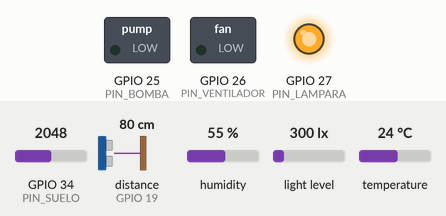
The program below on a simulated ESP32. Shown: switched loads named in the program (green lamp = pin HIGH), output pins drawn as LEDs (lit = HIGH). Wiring (inferred from the names in the program): ultrasonic range finder: trigger GPIO 18; echo GPIO 19. Inputs (shaded band) come from the test bench; at power-on: light level 300 lx, temperature 24 °C, GPIO 34 (PIN_SUELO) = 2048, distance to the obstacle (sensor on GPIO 19) 80 cm, humidity 55 %. The echo pulse lasts 58.3 µs per cm; pins used as bus, display or sensor lines are not drawn.

Above: at 1.2 s.
1.3 s: light level set to 1000 lx
At 3.0 s:
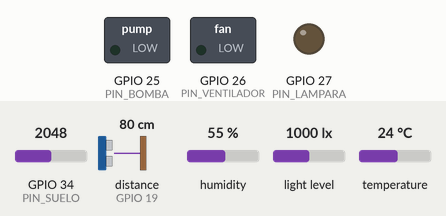
3.5 s: temperature set to 29 °C
5.2 s: temperature set to 32 °C
At 7.1 s:
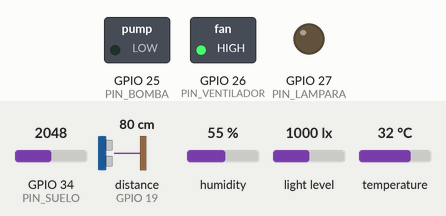
7.6 s: light level set to 592 lx
9.3 s: light level set to 579 lx
At 15.0 s:
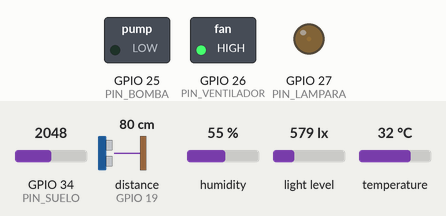
15.3 s: light level set to 40 lx
At 17.7 s:
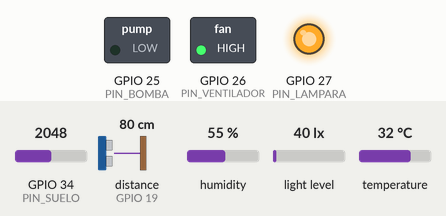
Timing chart, 0 to 18.7 s (numbered marks = the images above; inputs shaded):
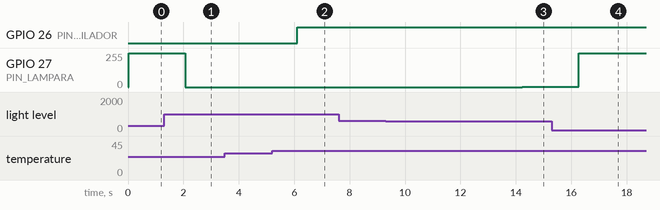

The program:

main.cpp
```cpp
/* Proyecto : Ali Uta
La finalidad del proyecto es utilizar el ESP32 para controlar un sistema de riego y ventilación automatizado
En el cual se va a dividir en lo siguiente :
ESP32_#1 : Nodo de Campo
En el modo de campo se van a leer los sensores de temperatura, humedad del aire, humedad del suelo, nivel de luz y nivel del tanque de agua
y se va a controlar la bomba de agua, el ventilador y la lámpara de crecimiento utilizando un PID para la iluminación.
ESP32_#2 (GATEWAY)
En el modo GATEWAY se va a recibir la información del nodo de campo utilizando ESP-NOW y de ahi se conectara por medio de UART a una pc, en el que se va a mostrar en una interfaz diseñada en JAVA (Netbeans), además se va a enviar comandos de control al nodo de campo para cambiar entre modo automático y manual, controlar la bomba, el ventilador y la lámpara.
Autores : Ronal, Caleb , Ronny, Kevin, Aldair
Curso :Programación Avanzada (7° Ciclo-UNMSM-FIEE)
 */
// ESP32_#1 (Nodo de Campo): Codigo para controlar el sistema de riego y ventilación automatizado, en el que se leen los sensores de temperatura, humedad del aire, humedad del suelo, nivel de luz y nivel del tanque de agua, y se controla la bomba de agua, el ventilador y la lámpara de crecimiento utilizando un PID para la iluminación. Además, se envían los datos al gateway utilizando ESP-NOW y se reciben comandos de control desde el gateway para cambiar entre modo automático y manual, y controlar los actuadores.
// Definción de librerias a utilizar
#include <Arduino.h>
#include <WiFi.h>
#include <esp_now.h>
#include <Wire.h>
#include <BH1750.h>
#include <DHT.h>

#define DHTPIN          4
#define DHTTYPE         DHT11
#define PIN_SUELO       34
#define PIN_TRIG        18
#define PIN_ECHO        19
#define PIN_BOMBA       25
#define PIN_VENTILADOR  26
#define PIN_LAMPARA     27

DHT dht(DHTPIN, DHTTYPE);
BH1750 lightMeter;

uint8_t gatewayMAC[] = {0x00, 0x4B, 0x12, 0x9A, 0x14, 0x8C};

float SP_HUMEDAD_SUELO = 55.0, SP_TEMPERATURA = 28.0, SP_LUX = 600.0;
float Kp = 2, Ki = 0.05, Kd = 0.01, errorLux = 0, errorAnterior = 0, integral = 0;
int pwmLux = 0;

volatile bool modoAutomatico = true;
volatile bool bombaManual = false;
volatile bool ventiladorManual = false;
volatile int pwmManual = 0;
volatile int tiempoRiegoManual = 10;

float temperatura = 0, humedadAire = 0, humedadSueloPorcentaje = 0, lux = 0, nivelTanque = 0;

typedef struct {
    float temperatura, humedadAire, humedadSuelo, lux, nivelTanque;
    bool bomba, ventilador, riegoActivo;
    int pwmLuz;
} DatosSistema;
DatosSistema datos;

typedef struct {
    bool modoAutomatico;
    bool bomba;
    bool ventilador;
    int pwmLuz;
    int tiempoRiego;
} ComandoControl;

volatile ComandoControl comando = {true, false, false, 0, 10};
unsigned long tiempoInicioRiego = 0;
bool riegoActivo = false;

void onReceiveData(const uint8_t *mac, const uint8_t *incomingData, int len) {
    memcpy((void*)&comando, incomingData, sizeof(ComandoControl));
    modoAutomatico = comando.modoAutomatico;
    bombaManual = comando.bomba;
    ventiladorManual = comando.ventilador;
    pwmManual = comando.pwmLuz;
    tiempoRiegoManual = comando.tiempoRiego;
}

void onDataSent(const uint8_t *mac_addr, esp_now_send_status_t status) {}

float leerHumedadSuelo() {
    return constrain(map(analogRead(PIN_SUELO), 3200, 1200, 0, 100), 0, 100);
}

float leerNivelTanque() {
    digitalWrite(PIN_TRIG, LOW); delayMicroseconds(2); digitalWrite(PIN_TRIG, HIGH);
    delayMicroseconds(10); digitalWrite(PIN_TRIG, LOW);
    long duracion = pulseIn(PIN_ECHO, HIGH, 30000);
    float nivel = 100 - constrain((( (duracion * 0.0343 / 2.0) - 5.0) / 20.0) * 100.0, 0, 100);
    return nivel;
}

int calcularPID(float luxActual) {
    errorLux = SP_LUX - luxActual;
    integral += errorLux;
    float salida = Kp * errorLux + Ki * integral + Kd * (errorLux - errorAnterior);
    errorAnterior = errorLux;
    pwmLux = constrain(pwmLux + (int)salida, 0, 255);
    return pwmLux;
}

void controlAutomatico() {
    static bool estadoBomba = false;
    if (humedadSueloPorcentaje < 45) estadoBomba = true;
    if (humedadSueloPorcentaje > 65 || nivelTanque < 10) estadoBomba = false;
    digitalWrite(PIN_BOMBA, estadoBomba);

    digitalWrite(PIN_VENTILADOR, temperatura > 30);
    ledcWrite(0, calcularPID(lux));
}

void controlManual() {
    digitalWrite(PIN_VENTILADOR, ventiladorManual);
    ledcWrite(0, pwmManual);
    if (bombaManual) {
        if (!riegoActivo) { digitalWrite(PIN_BOMBA, HIGH); tiempoInicioRiego = millis(); riegoActivo = true; }
        else if (millis() - tiempoInicioRiego >= (tiempoRiegoManual * 1000UL)) { digitalWrite(PIN_BOMBA, LOW); riegoActivo = false; }
    } else { digitalWrite(PIN_BOMBA, LOW); riegoActivo = false; }
}

void enviarDatos() {
    datos = {temperatura, humedadAire, humedadSueloPorcentaje, lux, nivelTanque, (bool)digitalRead(PIN_BOMBA), (bool)digitalRead(PIN_VENTILADOR), riegoActivo, pwmLux};
    esp_now_send(gatewayMAC, (uint8_t*)&datos, sizeof(DatosSistema));
}

void setup() {
    Serial.begin(115200); WiFi.mode(WIFI_STA);
    pinMode(PIN_BOMBA, OUTPUT); pinMode(PIN_VENTILADOR, OUTPUT);
    pinMode(PIN_TRIG, OUTPUT); pinMode(PIN_ECHO, INPUT);
    Wire.begin(); dht.begin();
    lightMeter.begin(BH1750::CONTINUOUS_HIGH_RES_MODE);
    ledcSetup(0, 5000, 8); ledcAttachPin(PIN_LAMPARA, 0);
    if (esp_now_init() == ESP_OK) {
        esp_now_register_recv_cb(onReceiveData);
        esp_now_peer_info_t peerInfo = {};
        memcpy(peerInfo.peer_addr, gatewayMAC, 6);
        esp_now_add_peer(&peerInfo);
    }
}

void loop() {
    temperatura = dht.readTemperature(); humedadAire = dht.readHumidity();
    humedadSueloPorcentaje = leerHumedadSuelo(); lux = lightMeter.readLightLevel();
    nivelTanque = leerNivelTanque();

    if (modoAutomatico) controlAutomatico(); else controlManual();
    enviarDatos();
    delay(2000);
}
```

Measured:
- the behaviour switches between 30 and 31 °C on temperature (found by bisection; images 1 and 2)
- after the input at 1.3 s, GPIO 27 (PIN_LAMPARA): 255/255 → 0/255 after 0.76 s
- after the input at 3.5 s, every drawn part: stays the same
- after the input at 5.2 s, GPIO 26 (PIN_VENTILADOR): LOW → HIGH after 0.92 s
- after the input at 7.6 s, every drawn part: stays the same
- after the input at 9.3 s, GPIO 27 (PIN_LAMPARA): 0/255 → 2/255 after 4.9 s
